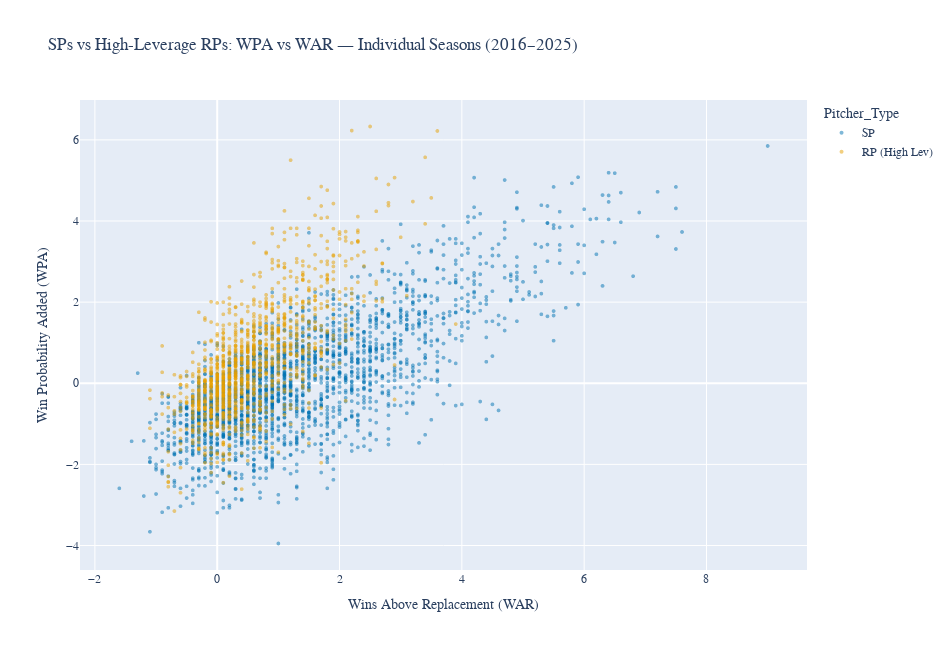

Notebook code cell kept with this figure:
### Code cell
# Interactive Scatter: WPA vs WAR — Individual Seasons (SPs vs RPs)
import plotly.express as px

# Use per-season data (df) — SPs + High-Leverage RPs only
# Get list of high-leverage RP names from the aggregated clustering
hl_rp_names = high_lev_rp_df['Player'].unique()

scatter_df = df[['Player', 'Pitcher_Type', 'Season', 'WAR', 'WPA', 'ERA', 'IP', 'LI']].dropna(subset=['WAR', 'WPA']).copy()

# Keep only SPs and RPs who are in the high-leverage cluster
scatter_df = scatter_df[
    (scatter_df['Pitcher_Type'] == 'SP') | 
    ((scatter_df['Pitcher_Type'] == 'RP') & (scatter_df['Player'].isin(hl_rp_names)))
].copy()
scatter_df['Pitcher_Type'] = scatter_df['Pitcher_Type'].replace({'RP': 'RP (High Lev)'})

# Round numeric columns to 2 decimal places for hover display
for col in ['WAR', 'WPA', 'ERA', 'IP', 'LI']:
    scatter_df[col] = scatter_df[col].round(2)

fig4 = px.scatter(
    scatter_df,
    x='WAR',
    y='WPA',
    color='Pitcher_Type',
    hover_data=['Player', 'Season', 'ERA', 'IP', 'LI', 'WAR', 'WPA'],
    labels={'WAR': 'Wins Above Replacement (WAR)', 'WPA': 'Win Probability Added (WPA)'},
    title=f'SPs vs High-Leverage RPs: WPA vs WAR — Individual Seasons ({START_YEAR}–{END_YEAR})',
    color_discrete_map={'SP': '#0072B2', 'RP (High Lev)': '#E69F00'}
)
fig4.update_traces(marker=dict(size=4, opacity=0.5))
fig4.update_layout(font_family='serif', height=650, width=950)
fig4.show()

### Figure 1 — Plotly figure (JSON) as saved in the notebook; plotly's stock layout.template omitted (floating-point values rounded to 4 significant figures; data arrays with more than 128 entries replaced by an {"elided": "..."} marker saying what was removed)
{"data": [{"customdata": {"elided": "2337x5 mixed values"}, "hovertemplate": "Pitcher_Type=SP<br>Wins Above Replacement (WAR)=%{x}<br>Win Probability Added (WPA)=%{y}<br>Player=%{customdata[0]}<br>Season=%{customdata[1]}<br>ERA=%{customdata[2]}<br>IP=%{customdata[3]}<br>LI=%{customdata[4]}<extra></extra>", "legendgroup": "SP", "marker": {"color": "#0072B2", "opacity": 0.5, "size": 4, "symbol": "circle"}, "mode": "markers", "name": "SP", "showlegend": true, "type": "scattergl", "x": {"elided": "2337 float values"}, "xaxis": "x", "y": {"elided": "2337 float values"}, "yaxis": "y"}, {"customdata": {"elided": "1205x5 mixed values"}, "hovertemplate": "Pitcher_Type=RP (High Lev)<br>Wins Above Replacement (WAR)=%{x}<br>Win Probability Added (WPA)=%{y}<br>Player=%{customdata[0]}<br>Season=%{customdata[1]}<br>ERA=%{customdata[2]}<br>IP=%{customdata[3]}<br>LI=%{customdata[4]}<extra></extra>", "legendgroup": "RP (High Lev)", "marker": {"color": "#E69F00", "opacity": 0.5, "size": 4, "symbol": "circle"}, "mode": "markers", "name": "RP (High Lev)", "showlegend": true, "type": "scattergl", "x": {"elided": "1205 float values"}, "xaxis": "x", "y": {"elided": "1205 float values"}, "yaxis": "y"}], "layout": {"font": {"family": "serif"}, "height": 650, "legend": {"title": {"text": "Pitcher_Type"}, "tracegroupgap": 0}, "title": {"text": "SPs vs High-Leverage RPs: WPA vs WAR — Individual Seasons (2016–2025)"}, "width": 950, "xaxis": {"anchor": "y", "domain": [0, 1], "title": {"text": "Wins Above Replacement (WAR)"}}, "yaxis": {"anchor": "x", "domain": [0, 1], "title": {"text": "Win Probability Added (WPA)"}}}}
